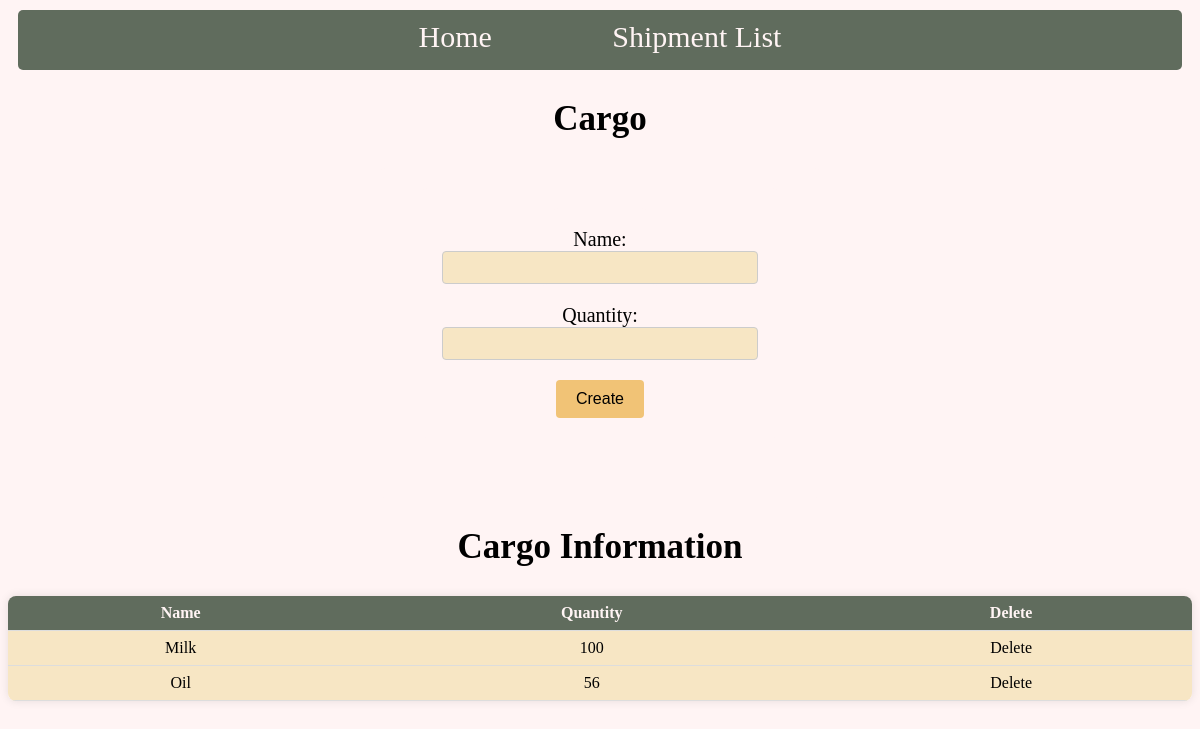
The page /cargo/1/ on the database its author committed.
### shipmentapp/models.py (models this page shows, shortened)
class CargoModel(models.Model):
    shipment = models.ForeignKey(ShipmentModel, on_delete=models.CASCADE)
    name = models.CharField(max_length=50)
    quantity = models.IntegerField()

### shipmentapp/views.py (the view)
# urls.py: path('cargo/<int:id>/',cargo,name="cargo"),
def cargo(request,id):
    shipment = ShipmentModel.objects.get(id=id)
    cargos = CargoModel.objects.filter(shipment=shipment)
    if request.method == "POST":
        data = CargoForm(request.POST)
        if data.is_valid():
            new_data = data.save(commit=False)
            new_data.shipment = shipment
            new_data.save()
            msg = "Cargo Created"
            fm = CargoForm()
            context = {
                "fm":fm,
                "msg":msg,
                "cargos":cargos
            }
            return render(request,'cargo.html',context)
        else:
            msg = data
            context = {
                "msg":msg,
                "cargos":cargos
            }
            return render(request,'cargo.html',context)
    else:
        fm = CargoForm()
        return render(request,'cargo.html',{"fm":fm,"cargos":cargos})

### shipmentapp/forms.py
class CargoForm(forms.ModelForm):
    class Meta:
        model = CargoModel
        fields = ['name','quantity']

### shipmentapp/templates/cargo.html (shortened to what this page needs)
{% extends 'base.html' %}
{% block content %}
<h2 class="heading">Cargo</h2>
<div class="container">
    <form method="POST" class="sub-container">
            {{fm.as_p}}
            <input type="submit" value="Create">
    </form>
</div>
<h2 class="heading">Cargo Information</h2>
<table>
    <tr>
        <th>Name</th>
        <th>Quantity</th>
        <th>Delete</th>
    </tr>
    {% for cargo in cargos %}
        <tr>
            <td>{{ cargo.name }}</td>
            <td>{{ cargo.quantity }}</td>
            <td><a href="{% url 'delete_cargo' cargo_id=cargo.id %}" onclick="return confirm('Are You Sure?')">Delete</a></td>
        </tr>
    {% empty %}
        <p class="msg">No Cargos available</p>
    {% endfor %}
</table>
{% endblock %}

### shipmentapp/static/c1.css (style rules this page uses)
* { background-color:#FFF4F4; }
.heading { font-size: 35px; text-align: center; }
.sub-container, .sub-container label { background-color: #FFF4F4; padding: 20px; border-radius: 5px; }
.sub-container input[type="text"], .sub-container select, .sub-container input[type="date"], .sub-container input[type="number"] { background-color: #F7E6C4; width: 100%; padding: 8px; border: 1px solid #ccc; border-radius: 4px; text-align: center; }
.sub-container input[type="submit"] { background-color: #F1C376; color: black; border: none; border-radius: 4px; padding: 10px 20px; font-size: 16px; cursor: pointer; }
.container { text-align: center; width: 400px; margin: 0 auto; padding: 20px; border-radius: 5px; font-size: 20px; }
.container form { display: inline-block; }
table { width: 100%; border-collapse: collapse; border-radius: 8px; overflow: hidden; box-shadow: 0 0 10px rgba(0, 0, 0, 0.1); }
table th, table td { padding: 8px; text-align: center; border-bottom: 1px solid #ddd; }
table th { background-color: #606C5D; font-weight: bold; color: #FFF4F4; }
table td, table td ul { background-color: #F7E6C4; }
table td a { color: black; text-decoration: none; background-color: #F7E6C4; }

### rows shown on the page
CargoModel: name "Milk", quantity "100"
CargoModel: name "Oil", quantity "56"
